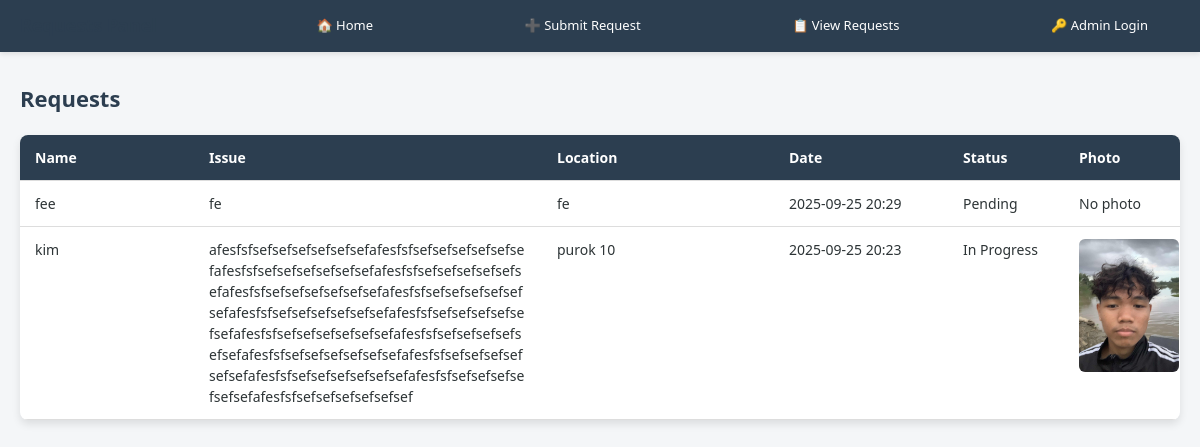
The app's page /requests with its own data.
### tables this page shows
CREATE TABLE requests (
                id INTEGER PRIMARY KEY AUTOINCREMENT,
                name TEXT,
                issue TEXT,
                location TEXT,
                date TEXT,
                status TEXT
            , photo TEXT);

### barangay.py (the view)
@app.route("/requests")
def requests_list():
    with sqlite3.connect(DB_PATH) as conn:
        c = conn.cursor()
        c.execute("SELECT * FROM requests ORDER BY date DESC")
        requests_data = c.fetchall()
    return render_template("requests.html", requests=requests_data)

### templates/requests.html (shortened to what this page needs)
<!DOCTYPE html>
<html lang="en">
<head>
  <link rel="stylesheet" href="{{ url_for('static', filename='style.css') }}">
</head>
<body>
  <div class="navbar">
    <h2>Requests Panel</h2>
    <a href="{{ url_for('index') }}">🏠 Home</a>
    <a href="{{ url_for('submit') }}">➕ Submit Request</a>
    <a href="{{ url_for('requests_list') }}">📋 View Requests</a>
    <a href="{{ url_for('login') }}">🔑 Admin Login</a>
  </div>
  <div class="main">
    <h1>Requests</h1>
    <table>
      <thead>
        <tr>
          <th>Name</th>
          <th>Issue</th>
          <th>Location</th>
          <th>Date</th>
          <th>Status</th>
          <th>Photo</th>
        </tr>
      </thead>
      <tbody>
        {% for req in requests %}
        <tr>
          <td data-label="Name">{{ req[1] }}</td>
          <td data-label="Issue">{{ req[2] }}</td>
          <td data-label="Location">{{ req[3] }}</td>
          <td data-label="Date">{{ req[4] }}</td>
          <td data-label="Status">{{ req[5] }}</td>
          <td data-label="Photo">
            {% if req[6] %}
            <img src="{{ url_for('static', filename='uploads/' ~ req[6]) }}" alt="Issue photo">
            {% else %}
            No photo
            {% endif %}
          </td>
        </tr>
        {% endfor %}
      </tbody>
    </table>
  </div>
</body>
</html>

### static/style.css (style rules this page uses)
* { margin: 0; padding: 0; box-sizing: border-box; font-family: "Segoe UI", Tahoma, Geneva, Verdana, sans-serif; }
body { background: #f4f6f9; color: #2d3436; font-size: 14px; line-height: 1.5; }
.navbar { background: #2c3e50; padding: 10px 20px; display: flex; justify-content: space-between; align-items: center; color: #fff; }
.navbar a { color: #ecf0f1; text-decoration: none; margin-left: 15px; font-size: 13px; transition: 0.2s; }
h1 { color: #ffffff; font-weight: 600; }
h2, h3 { color: #2c3e50; margin-bottom: 15px; font-weight: 600; }

### templates/requests.html (style rules this page uses)
body { font-family: Arial, sans-serif; background: #f4f6f8; margin: 0; display: flex; flex-direction: column; min-height: 100vh; }
.navbar { width: 100%; background: #2c3e50; color: #fff; display: flex; align-items: center; padding: 10px 20px; box-shadow: 0 2px 5px rgba(0,0,0,0.1); }
.navbar h2 { font-size: 18px; margin: 0; margin-right: 40px; }
.navbar a { color: #fff; text-decoration: none; margin-right: 20px; padding: 6px 12px; border-radius: 5px; transition: background 0.3s; }
.main { flex: 1; padding: 20px; margin-top: 10px; }
.main h1 { margin-bottom: 20px; font-size: 22px; color: #2c3e50; }
table { width: 100%; border-collapse: collapse; background: white; border-radius: 8px; overflow: hidden; box-shadow: 0 4px 8px rgba(0,0,0,0.1); table-layout: fixed; }
th, td { padding: 12px 15px; border-bottom: 1px solid #ddd; text-align: left; vertical-align: top; word-wrap: break-word; overflow-wrap: break-word; white-space: normal; }
th { background: #2c3e50; color: white; }
th:nth-child(1), td:nth-child(1) { width: 15%; }
th:nth-child(2), td:nth-child(2) { width: 30%; }
th:nth-child(3), td:nth-child(3) { width: 20%; }
th:nth-child(4), td:nth-child(4) { width: 15%; }
th:nth-child(5), td:nth-child(5) { width: 10%; }
th:nth-child(6), td:nth-child(6) { width: 10%; }
img { max-width: 100px; border-radius: 6px; }

### records on screen
requests: name "fee", issue "fe", location "fe", date "2025-09-25 20:29", status "Pending", shows "No photo"
requests: name "kim", issue "afesfsfsefsefsefsefsefsefafesfsfsefsefsefsefsefsefafesfsfsefsefsefsefsefsefafesfsfsefsefsefsefsefsefafesfsfsefsefsefsefsefsefafesfsfsefsefsefsefsefsefafesfsfsefsefsefsefsefsefafesfsfsefsefsefsefsefsefafesfsfsefsefsefsefsefsefafesfsfsefsefsefsefsefsefafesfsfsefsefsefsefsefsefafesfsfsefsefsefsefsefsefafesfsfsefsefsefsefsefsefafesfsfsefsefsefsefsefsefafesfsfsefsefsefsefsefsef", location "purok 10", date "2025-09-25 20:23", status "In Progress", photo (picture)
